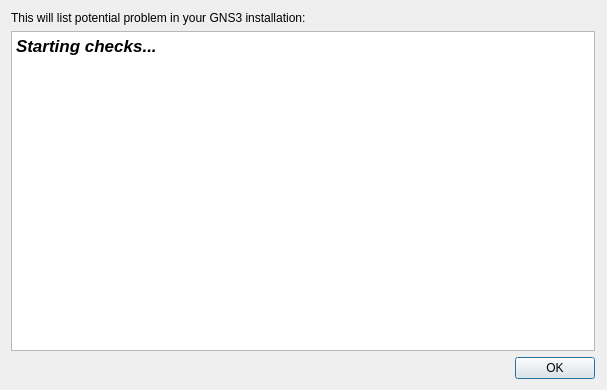
<?xml version="1.0" encoding="UTF-8"?>
<ui version="4.0">
 <class>DoctorDialog</class>
 <widget class="QDialog" name="DoctorDialog">
  <property name="windowModality">
   <enum>Qt::WindowModal</enum>
  </property>
  <property name="geometry">
   <rect>
    <x>0</x>
    <y>0</y>
    <width>607</width>
    <height>390</height>
   </rect>
  </property>
  <property name="windowTitle">
   <string>GNS3 Doctor</string>
  </property>
  <property name="styleSheet">
   <string notr="true">
QWidget {
    background-color: #fae8b7;
    color: #586e75;
}

QToolBar {
    border:0px;
}

QGraphicsView, QTextEdit, QPlainTextEdit, QTreeWidget, QListWidget, QLineEdit, QSpinBox, QComboBox {
    background-color: #fdf6e3;
}

QLabel, QMenu, QStatusBar {
  color: #586e75;
}

QMenuBar::item {
    background-color: #fae8b7;
}

QMenu::item:selected {
    color: #f2f2f2;
    background-color: #383838;
}

QToolButton:hover {
    background-color: #383838;
}

QGroupBox {
    color: #586e75;
    font: bold 12px;
    padding: 15px;
    border-style: none;
}

QAbstractScrollArea::corner {
    background: #fae8b7;
}

QScrollBar::add-page:horizontal, QScrollBar::sub-page:horizontal, QScrollBar::add-page:vertical, QScrollBar::sub-page:vertical {
  background: none;
}

QComboBox {
    selection-color: #f2f2f2;
    selection-background-color: #fae8b7;
}

QComboBox QAbstractItemView {
    background-color: #fdf6e3;
}

QDockWidget, QMenuBar, QPushButton, QToolButton, QTabWidget, QHeaderView::section {
    color: #586e75;
    font: bold 11px;
}

QTabBar {
    color: #586e75;
}

QRadioButton, QCheckBox {
  color: #586e75;
}

QRadioButton::disabled, QCheckBox::disabled {
  color: gray;
}
// bg-color=#fdf6e3
// fg-color=#586e75
// tool-bar=#fae8b7
// selection-bg=#383838 
// selection-fg=#f2f2f2
 </string>
  </property>
  <property name="modal">
   <bool>true</bool>
  </property>
  <layout class="QVBoxLayout" name="verticalLayout">
   <property name="rightMargin">
    <number>12</number>
   </property>
   <item>
    <widget class="QLabel" name="label">
     <property name="text">
      <string>&lt;html&gt;&lt;head/&gt;&lt;body&gt;&lt;p&gt;This will list potential problem in your GNS3 installation:&lt;/p&gt;&lt;/body&gt;&lt;/html&gt;</string>
     </property>
     <property name="textFormat">
      <enum>Qt::RichText</enum>
     </property>
     <property name="scaledContents">
      <bool>false</bool>
     </property>
     <property name="alignment">
      <set>Qt::AlignLeading|Qt::AlignLeft|Qt::AlignTop</set>
     </property>
     <property name="wordWrap">
      <bool>true</bool>
     </property>
    </widget>
   </item>
   <item>
    <widget class="QTextEdit" name="uiDoctorResultTextEdit">
     <property name="html">
      <string>&lt;!DOCTYPE HTML PUBLIC &quot;-//W3C//DTD HTML 4.0//EN&quot; &quot;http://www.w3.org/TR/REC-html40/strict.dtd&quot;&gt;
&lt;html&gt;&lt;head&gt;&lt;meta name=&quot;qrichtext&quot; content=&quot;1&quot; /&gt;&lt;style type=&quot;text/css&quot;&gt;
p, li { white-space: pre-wrap; }
&lt;/style&gt;&lt;/head&gt;&lt;body style=&quot; font-family:'Cantarell'; font-size:11pt; font-weight:400; font-style:normal;&quot;&gt;
&lt;p style=&quot; margin-top:0px; margin-bottom:0px; margin-left:0px; margin-right:0px; -qt-block-indent:0; text-indent:0px;&quot;&gt;&lt;span style=&quot; font-family:'.SF NS Text'; font-size:13pt; font-weight:600; font-style:italic;&quot;&gt;Starting checks...&lt;/span&gt;&lt;/p&gt;&lt;/body&gt;&lt;/html&gt;</string>
     </property>
    </widget>
   </item>
   <item>
    <layout class="QHBoxLayout" name="horizontalLayout">
     <property name="spacing">
      <number>20</number>
     </property>
     <item>
      <spacer name="horizontalSpacer">
       <property name="orientation">
        <enum>Qt::Horizontal</enum>
       </property>
       <property name="sizeHint" stdset="0">
        <size>
         <width>40</width>
         <height>20</height>
        </size>
       </property>
      </spacer>
     </item>
     <item>
      <widget class="QDialogButtonBox" name="uiOkButton">
       <property name="sizePolicy">
        <sizepolicy hsizetype="Fixed" vsizetype="Fixed">
         <horstretch>0</horstretch>
         <verstretch>0</verstretch>
        </sizepolicy>
       </property>
       <property name="orientation">
        <enum>Qt::Horizontal</enum>
       </property>
       <property name="standardButtons">
        <set>QDialogButtonBox::Ok</set>
       </property>
      </widget>
     </item>
    </layout>
   </item>
  </layout>
 </widget>
 <resources>
  <include location="../../resources/resources.qrc"/>
 </resources>
 <connections/>
</ui>
